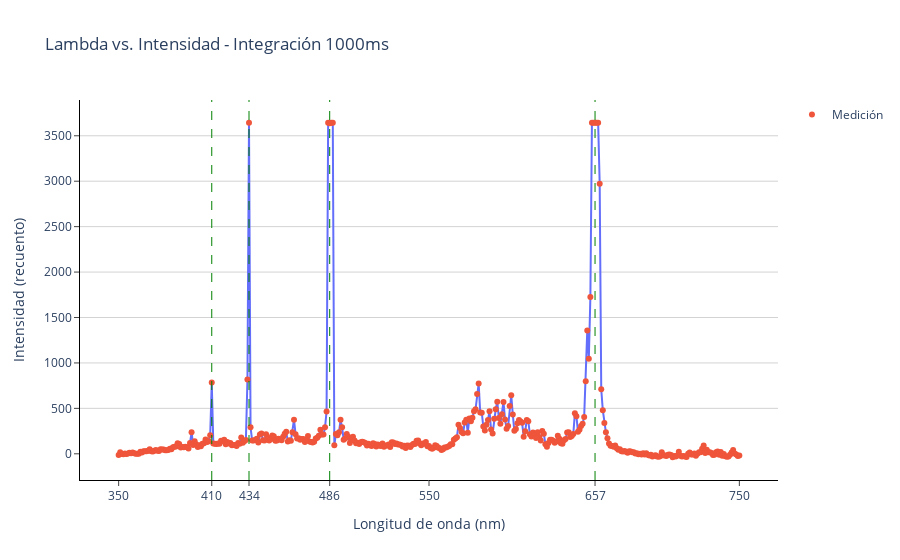

The notebook cell this image was saved under:
### Code cell
# Grafico de puntos conectados
integracion = 1000 # en ms
fig = px.line(emi_data, x=f'lambda_{integracion}', y=f'intensity_{integracion}',
              title=f'Lambda vs. Intensidad - Integración {integracion}ms',
              labels={f'lambda_{integracion}': 'Longitud de onda (nm)',
                      f'intensity_{integracion}': 'Intensidad (recuento)'})

# Agrego mediciones como círculos
fig.add_scatter(x=emi_data[f'lambda_{integracion}'],
                y=emi_data[f'intensity_{integracion}'],
                mode='markers', name='Medición')

# Agrego líneas verticales en los valores de las líneas espectrales más frecuentes
vertical_lines = [410, 434, 486, 657]
for value in vertical_lines:
    fig.add_vline(x=value, line_dash='dash', line_color='green', line_width=1, name=f'Line at {value}')

# Cambio los valores numericos que se muestran en el eje x
x_axis_tickvals = vertical_lines + list(range(350, 1000, 200))
x_axis_tickvals.sort()  # Sort the tick values for clarity
fig.update_xaxes(tickvals=x_axis_tickvals)

# Cambio el color del fondo a blanco y ejes
fig.update_layout(plot_bgcolor='white')
# add x axis tick lines
fig.update_xaxes(tickvals=x_axis_tickvals, showline=True, linewidth=1, linecolor='black', ticks="outside")
fig.update_yaxes(showline=True, linewidth=1, linecolor='black', ticks="outside", gridcolor='lightgray')

fig.show()

### Figure 1 — Plotly figure (JSON) as saved in the notebook; plotly's stock layout.template omitted (floating-point values rounded to 4 significant figures; data arrays with more than 128 entries replaced by an {"elided": "..."} marker saying what was removed)
{"data": [{"hovertemplate": "Longitud de onda (nm)=%{x}<br>Intensidad (recuento)=%{y}<extra></extra>", "legendgroup": "", "line": {"color": "#636efa", "dash": "solid"}, "mode": "lines", "name": "", "orientation": "v", "showlegend": false, "type": "scatter", "x": {"elided": "401 int values"}, "xaxis": "x", "y": {"elided": "401 float values"}, "yaxis": "y"}, {"mode": "markers", "name": "Medición", "type": "scatter", "x": {"elided": "401 int values"}, "y": {"elided": "401 float values"}}], "layout": {"legend": {"tracegroupgap": 0}, "plot_bgcolor": "white", "shapes": [{"line": {"color": "green", "dash": "dash", "width": 1}, "name": "Line at 410", "type": "line", "x0": 410, "x1": 410, "xref": "x", "y0": 0, "y1": 1, "yref": "y domain"}, {"line": {"color": "green", "dash": "dash", "width": 1}, "name": "Line at 434", "type": "line", "x0": 434, "x1": 434, "xref": "x", "y0": 0, "y1": 1, "yref": "y domain"}, {"line": {"color": "green", "dash": "dash", "width": 1}, "name": "Line at 486", "type": "line", "x0": 486, "x1": 486, "xref": "x", "y0": 0, "y1": 1, "yref": "y domain"}, {"line": {"color": "green", "dash": "dash", "width": 1}, "name": "Line at 657", "type": "line", "x0": 657, "x1": 657, "xref": "x", "y0": 0, "y1": 1, "yref": "y domain"}], "title": {"text": "Lambda vs. Intensidad - Integración 1000ms"}, "xaxis": {"anchor": "y", "domain": [0, 1], "linecolor": "black", "linewidth": 1, "showline": true, "ticks": "outside", "tickvals": [350, 410, 434, 486, 550, 657, 750, 950], "title": {"text": "Longitud de onda (nm)"}}, "yaxis": {"anchor": "x", "domain": [0, 1], "gridcolor": "lightgray", "linecolor": "black", "linewidth": 1, "showline": true, "ticks": "outside", "title": {"text": "Intensidad (recuento)"}}}}
